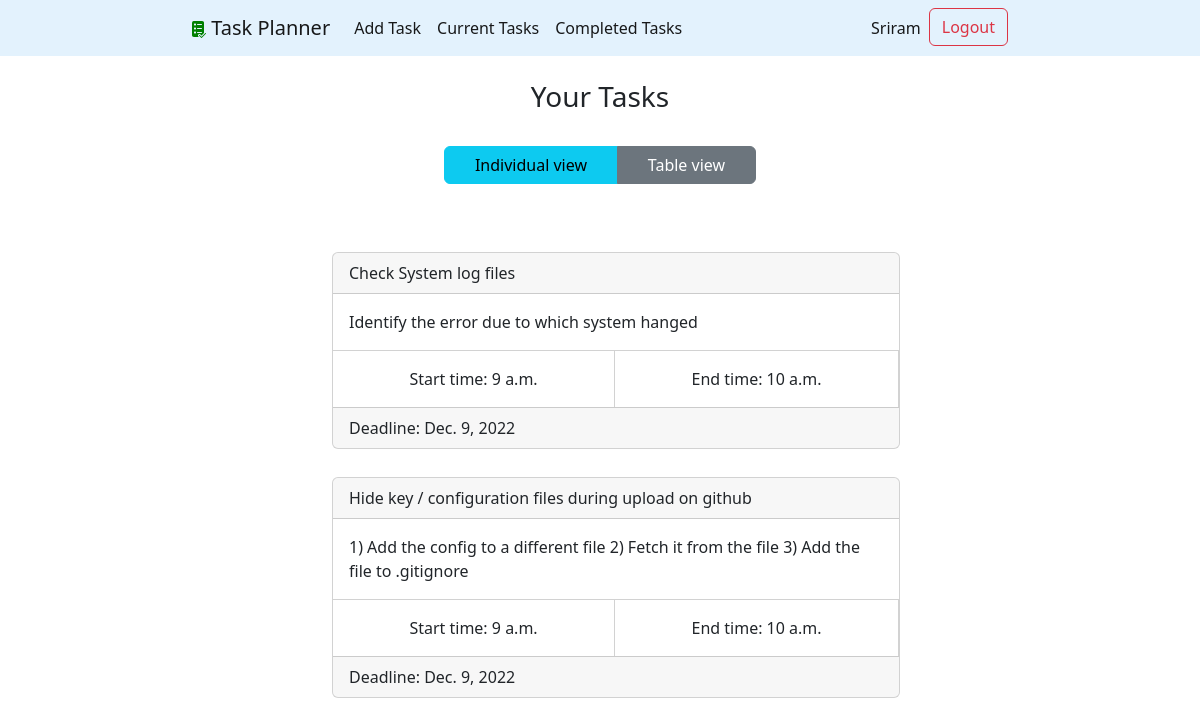
The app's page / (signed in) with its own data.
### taskplanner/models.py (models this page shows, shortened)
class Task(models.Model):
    title = models.CharField(max_length=100)
    description = models.TextField(blank=True)
    created = models.DateField(auto_now_add=True)
    start_time = models.TimeField(null=True,blank=True)
    end_time = models.TimeField(null=True,blank=True)
    deadline = models.DateField(null=True,default=now())
    do_date = models.DateField(null=True,blank=True)
    completed = models.BooleanField(null=True,blank=True)
    completed_date = models.DateTimeField(null=True,blank=True)
    user = models.ForeignKey(User, on_delete=models.CASCADE)

### taskplanner/views.py (the view)
# urls.py: 2. Add a URL to urlpatterns:  path('', views.home, name='home')
def home(request):
    try:
        tasks = Task.objects.filter(user = request.user, completed_date__isnull=True).order_by('deadline')
        return render(request, 'taskplanner/home.html', {'tasks':tasks})
    except TypeError:
        return render(request, 'taskplanner/home.html')

### taskplanner/templates/taskplanner/home.html (shortened to what this page needs)
{% extends 'taskplanner/base.html'%}
{% block content %}
    {% if not user.is_authenticated %}
    <br>
    <div class="text-center landing">
        <h3>Welcome to Task Planner!</h3>
        <p>
            Here you can manage your tasks and keep track of what has been and what is remaining very easily!
            You can customise your tasks, delete them, and even redo them if it comes up again!
        </p>
        <div>
            <button class="btn btn-outline-primary"><a class="nav-link active" aria-current="page" href="{% url 'signupuser' %}">Sign up here!</a></button>
            <button class="btn btn-outline-primary"><a class="nav-link active" aria-current="page" href="{% url 'loginuser' %}">Login here!</a></button>
        </div>
    </div>
    {% else %}
    <br>
    <h3>Your Tasks</h3>
    <div class="viewtoggle btn-group container-fluid" role="group" aria-label="Basic example">
        <button type="button" class="btn btn-info" id="loginform"> Individual view</button>
        <button type="button" class="btn btn-secondary" id="signupform"> Table view </button>
      </div>
    <ul class="soloview tasks">
        {% for task in tasks %}
        <li><div class="card">
            <div class="card-header">{{task.title}}</div>
            <div class="card-body">
            {% if task.description %}
                {{task.description}}
            {% endif %}
            </div>
            <div class="flexy">
                <span class="text-center card-body start_time">
                    Start time: {{task.start_time}}
                </span>
                <span class="text-center card-body end_time">
                    End time: {{task.end_time}}
                </span>
            </div>
            {% if task.deadline %}
            <div class="card-footer">
                Deadline: {{task.deadline}}
            </div>
            {% endif %}
        </div></li>
        {% endfor %}
    </ul>
    {% endif %}
{% endblock %}

### taskplanner/templates/taskplanner/base.html (shortened to what this page needs)
<!DOCTYPE html>
<html lang="en">
<head>
    {% load static %}
    <link href="https://cdn.jsdelivr.net/npm/bootstrap@5.2.3/dist/css/bootstrap.min.css" rel="stylesheet">
    <link href="{% static 'taskplanner/styles.css' %}" rel="stylesheet">
</head>
<body>
    <nav class="navbar navbar-expand-md">
        <div class="container-fluid">
          <a class="navbar-brand" href="#">
            <img src="{% static 'taskplanner/logo.png'%}" alt="">
            <span >Task Planner </span>
          </a>
          <div class="collapse navbar-collapse text-center" id="navbarSupportedContent">
            <ul class="navbar-nav">
              {% if user.is_authenticated %}
              <li class="nav-item">
                  <a class="nav-link active" aria-current="page" href="{% url 'addtask' %}">Add Task</a>
              </li>
              <li class="nav-item">
                <a class="nav-link active" aria-current="page"  href="{% url 'home' %}" >Current Tasks</a>
              </li>
              <li class="nav-item">
                <a class="nav-link active" aria-current="page"  href="{% url 'viewcompletedtasks' %}" > Completed Tasks </a>
              </li>
              {% endif %}
            </ul>
            <ul class="navbar-nav ms-auto">
                {% if user.is_authenticated %}
                <li class="nav-item">
                    <a class="nav-link active" aria-current="page">{{ user.username }}</a>
                </li>
                <form action="{% url 'logoutuser' %}" method="post">
                    <button type="submit" class="btn btn-outline-danger">Logout</button>
                </form>
                {% endif %}
              </ul>
          </div>
        </div>
    </nav>
    <div class="content">
      {% block content %}
      {% endblock %}
    </div>
</body>
</html>

### taskplanner/static/taskplanner/styles.css (style rules this page uses)
.content { display: flex; flex-direction: column; align-items: center; }
.navbar { background-color: #e3f2fd; }
.navbar .container-fluid { display: flex; margin: 0 15%; align-items: center; }
.tasks { width: 50%; list-style: none; margin: 2.5% 0%; position: relative; display: flex; flex-direction: column; align-items: stretch; }
.tasks .card { margin: 2.5% 0; }
.flexy { width: 100%; display: flex; align-items: center; border-top: 0.5px solid rgba(0, 0, 0, 0.175); }
.flexy span { border-right: 0.5px solid rgba(0, 0, 0, 0.175); }
.viewtoggle { position: relative; width: 30%; padding: 2%; }
.soloview, .tableview { display: flex; flex-direction: column; justify-content: center; }

### records on screen
Task: title "Check System log files", description "Identify the error due to which system hanged", start_time "9 a.m.", end_time "10 a.m.", deadline "Dec. 9, 2022"
Task: title "Hide key / configuration files during upload on github", description "1) Add the config to a different file 2) Fetch it from the file 3) Add the file to .gitignore", start_time "9 a.m.", end_time "10 a.m.", deadline "Dec. 9, 2022"

### other values on screen
{{ user.username }} "Sriram"
